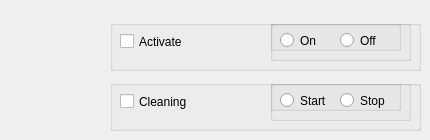
     <widget class="QWidget" name="tab_18">
      <attribute name="title">
       <string>RoomBa</string>
      </attribute>
      <widget class="QGroupBox" name="robotTorsoGroupBox_5">
       <property name="geometry">
        <rect>
         <x>110</x>
         <y>20</y>
         <width>311</width>
         <height>51</height>
        </rect>
       </property>
       <property name="font">
        <font>
         <weight>50</weight>
         <bold>false</bold>
        </font>
       </property>
       <property name="alignment">
        <set>Qt::AlignLeading|Qt::AlignLeft|Qt::AlignVCenter</set>
       </property>
       <widget class="QCheckBox" name="robotTorsoCheckBox_4">
        <property name="geometry">
         <rect>
          <x>10</x>
          <y>10</y>
          <width>131</width>
          <height>23</height>
         </rect>
        </property>
        <property name="text">
         <string>Activate</string>
        </property>
       </widget>
       <widget class="QGroupBox" name="TorsoGroupBox_5">
        <property name="geometry">
         <rect>
          <x>160</x>
          <y>0</y>
          <width>141</width>
          <height>41</height>
         </rect>
        </property>
        <property name="title">
         <string/>
        </property>
        <widget class="QGroupBox" name="TorsoBFGroupBox_4">
         <property name="geometry">
          <rect>
           <x>0</x>
           <y>0</y>
           <width>131</width>
           <height>31</height>
          </rect>
         </property>
         <property name="title">
          <string/>
         </property>
         <widget class="QRadioButton" name="torsoLookBackRadioButton_4">
          <property name="geometry">
           <rect>
            <x>10</x>
            <y>10</y>
            <width>61</width>
            <height>21</height>
           </rect>
          </property>
          <property name="text">
           <string>On</string>
          </property>
          <property name="autoExclusive">
           <bool>false</bool>
          </property>
         </widget>
         <widget class="QRadioButton" name="torsoLookForwardRadioButton_4">
          <property name="geometry">
           <rect>
            <x>70</x>
            <y>10</y>
            <width>61</width>
            <height>21</height>
           </rect>
          </property>
          <property name="text">
           <string>Off</string>
          </property>
          <property name="autoExclusive">
           <bool>false</bool>
          </property>
         </widget>
        </widget>
       </widget>
      </widget>
      <widget class="QGroupBox" name="robotTorsoGroupBox_6">
       <property name="geometry">
        <rect>
         <x>110</x>
         <y>80</y>
         <width>311</width>
         <height>51</height>
        </rect>
       </property>
       <property name="font">
        <font>
         <weight>50</weight>
         <bold>false</bold>
        </font>
       </property>
       <property name="alignment">
        <set>Qt::AlignLeading|Qt::AlignLeft|Qt::AlignVCenter</set>
       </property>
       <widget class="QCheckBox" name="robotTorsoCheckBox_5">
        <property name="geometry">
         <rect>
          <x>10</x>
          <y>10</y>
          <width>131</width>
          <height>23</height>
         </rect>
        </property>
        <property name="text">
         <string>Cleaning</string>
        </property>
       </widget>
       <widget class="QGroupBox" name="TorsoGroupBox_6">
        <property name="geometry">
         <rect>
          <x>160</x>
          <y>0</y>
          <width>141</width>
          <height>41</height>
         </rect>
        </property>
        <property name="title">
         <string/>
        </property>
        <widget class="QGroupBox" name="TorsoBFGroupBox_5">
         <property name="geometry">
          <rect>
           <x>0</x>
           <y>0</y>
           <width>131</width>
           <height>31</height>
          </rect>
         </property>
         <property name="title">
          <string/>
         </property>
         <widget class="QRadioButton" name="torsoLookBackRadioButton_5">
          <property name="geometry">
           <rect>
            <x>10</x>
            <y>10</y>
            <width>61</width>
            <height>21</height>
           </rect>
          </property>
          <property name="text">
           <string>Start</string>
          </property>
          <property name="autoExclusive">
           <bool>false</bool>
          </property>
         </widget>
         <widget class="QRadioButton" name="torsoLookForwardRadioButton_5">
          <property name="geometry">
           <rect>
            <x>70</x>
            <y>10</y>
            <width>61</width>
            <height>21</height>
           </rect>
          </property>
          <property name="text">
           <string>Stop</string>
          </property>
          <property name="autoExclusive">
           <bool>false</bool>
          </property>
         </widget>
        </widget>
       </widget>
      </widget>
     </widget>
